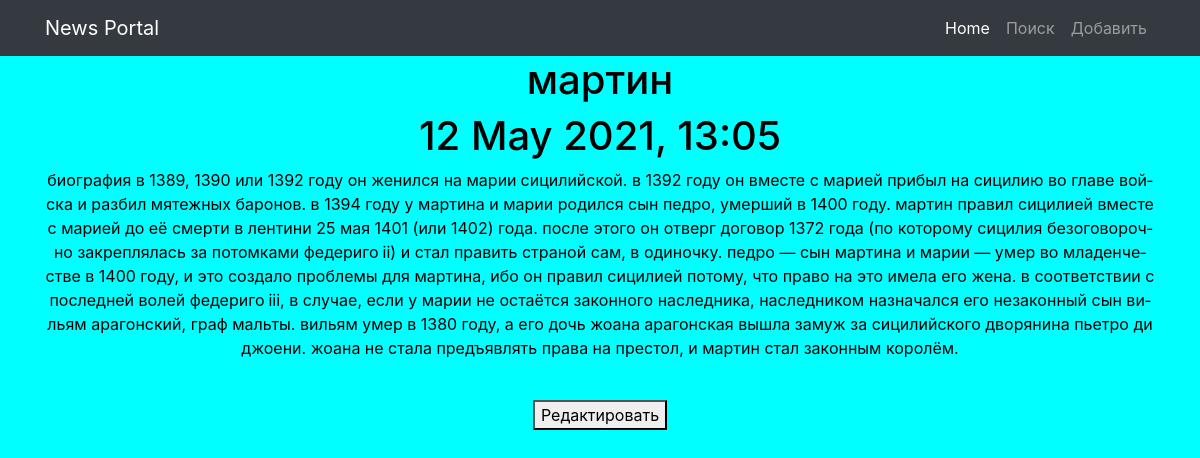
Page /news/38 on the committed database.
### news/models.py (models this page shows, shortened)
class Post(models.Model):
    postAuthor = models.ForeignKey(Author, on_delete=models.CASCADE)
    postNews = 'PN'
    postArticle = 'PA'
    POSITIONS = [
        (postArticle, 'Статья'),
        (postNews, 'Новость'),
    ]
    position = models.CharField('Тип', max_length=2, choices=POSITIONS, default=postArticle)
    dateCreation = models.DateTimeField('Поиск по дате в формате "год-месяц-день"', auto_now_add=True)
    postCategory = models.ManyToManyField(Category, through='PostCategory')
    preview_name = models.CharField('Заголовок', max_length=128)
    text = models.TextField('Поле для текста')
    rating = models.SmallIntegerField('Рейтинг', default=0)

### news/views.py (the view)
# urls.py: path('<int:pk>', NewsDetailView.as_view(), name='news_detail'),
class NewsDetailView(DetailView):
    template_name = 'news_detail.html'
    queryset = Post.objects.all()
    context_object_name = 'new'

### news/templatetags/custom_filters.py (called while the page is built)
@register.filter(name='censor')
def censor(value):
    x = value.lower()
    if ' ' in x:
        a = list(x.split(' '))
        for i in a:
            if i in bad_words:
                y = a.index(i)
                a.remove(i)
                a.insert(y, '@!%&!2')
                value = (" ".join(a))
                return value
    if x in bad_words:
        x = '@!%&!'
        return x
    else:
        return x

### templates/news_detail.html (shortened to what this page needs)
{% extends 'default.html' %}
{% load custom_filters %}
{% block content %}
<div>
    <h1>{{ new.preview_name|censor }}</h1>
    <h1>{{ new.dateCreation|date:'d M Y, H:m'  }}</h1>
    <p>{{ new.text|censor }}</p>
</div>
<br>
<div>
    <a href="{% url 'news_update' new.id %}"> <button>Редактировать</button> </a>
</div>
{% endblock content %}

### templates/default.html (style rules this page uses)
body { background: aqua; color: black; }

### rows in the picture
Post: preview_name|censor "мартин", dateCreation "12 May 2021, 13:05", text|censor "биография в 1389, 1390 или 1392 году он же­нил­ся на марии си­ци­лий­ской. в 1392 году он вме­сте с ма­ри­ей при­был на си­ци­лию во главе вой­ска и раз­бил мя­теж­ных ба­ро­нов. в 1394 году у мар­ти­на и марии ро­дил­ся сын педро, умер­ший в 1400 году. мар­тин пра­вил си­ци­ли­ей вме­сте с ма­ри­ей до её смер­ти в лен­ти­ни 25 мая 1401 (или 1402) года. после этого он от­верг до­го­вор 1372 года (по ко­то­ро­му си­ци­лия без­ого­во­роч­но за­креп­ля­лась за по­том­ка­ми фе­де­ри­го ii) и стал пра­вить стра­ной сам, в оди­ноч­ку. педро — сын мар­ти­на и марии — умер во мла­ден­че­стве в 1400 году, и это со­зда­ло про­бле­мы для мар­ти­на, ибо он пра­вил си­ци­ли­ей по­то­му, что право на это…"
